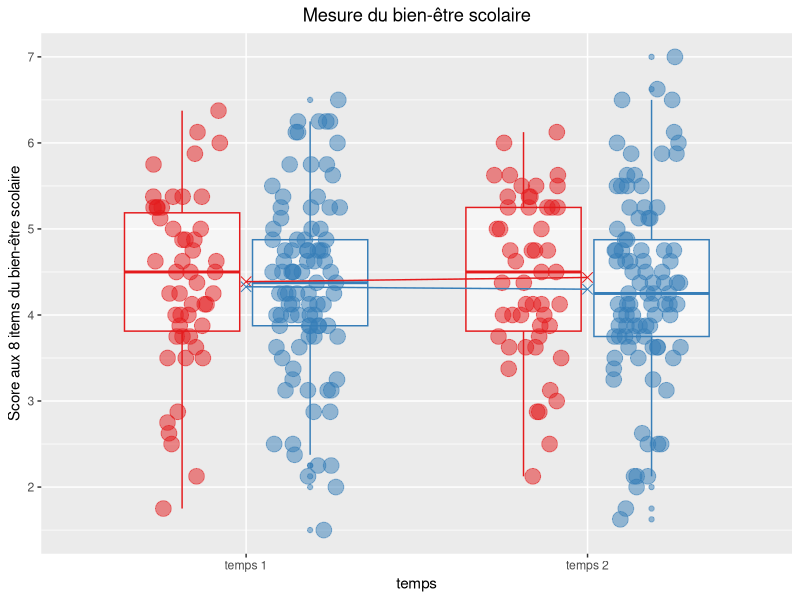
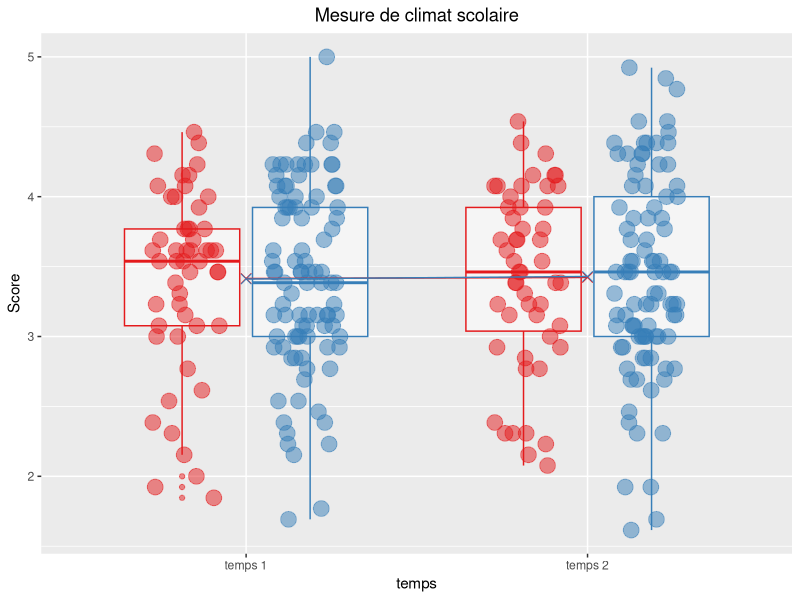
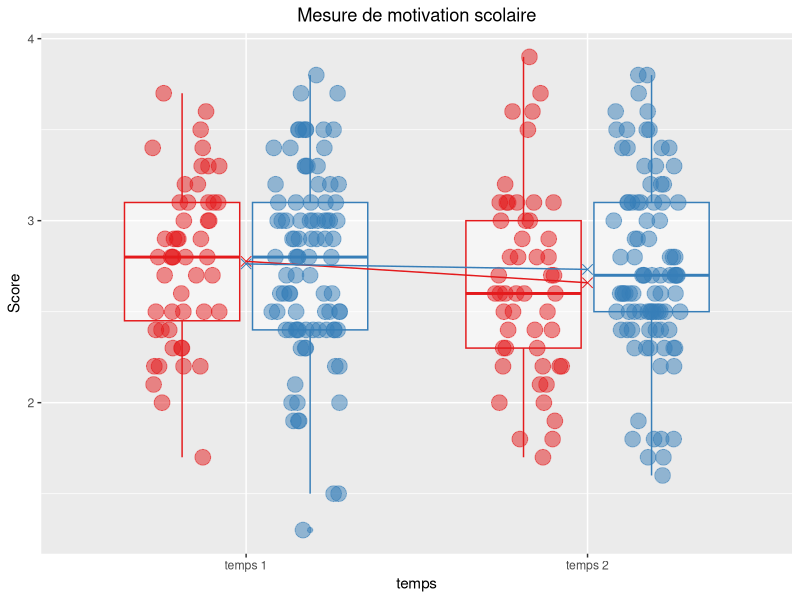
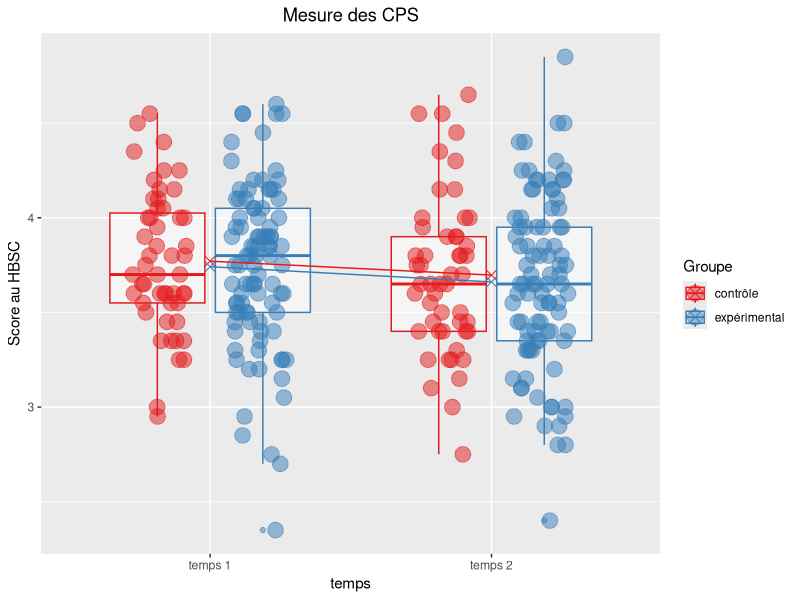
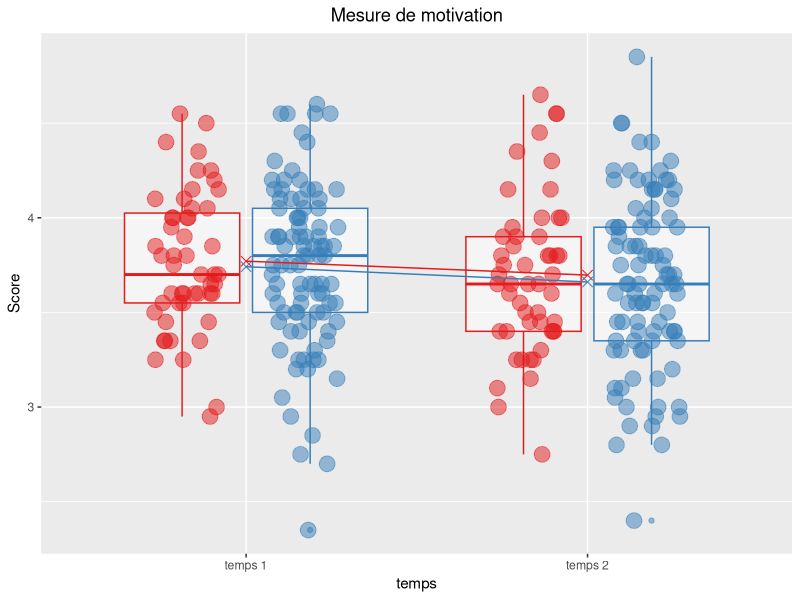
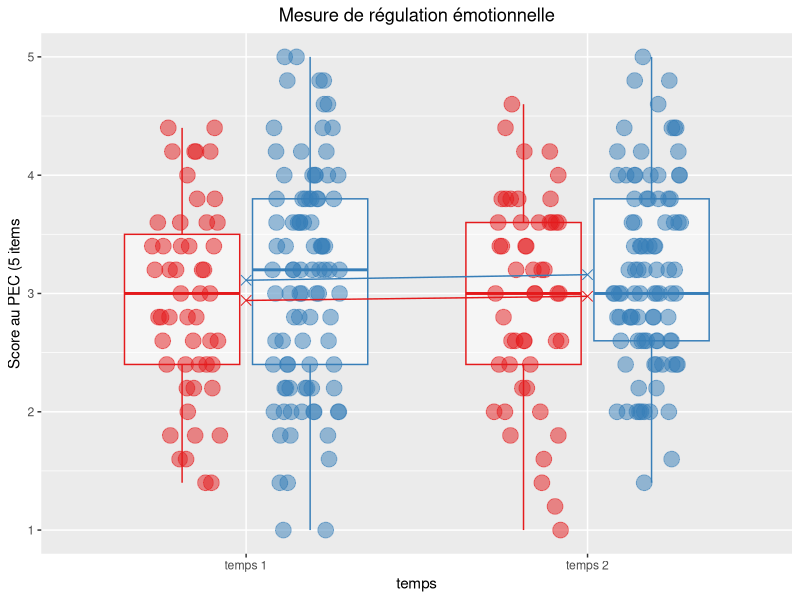
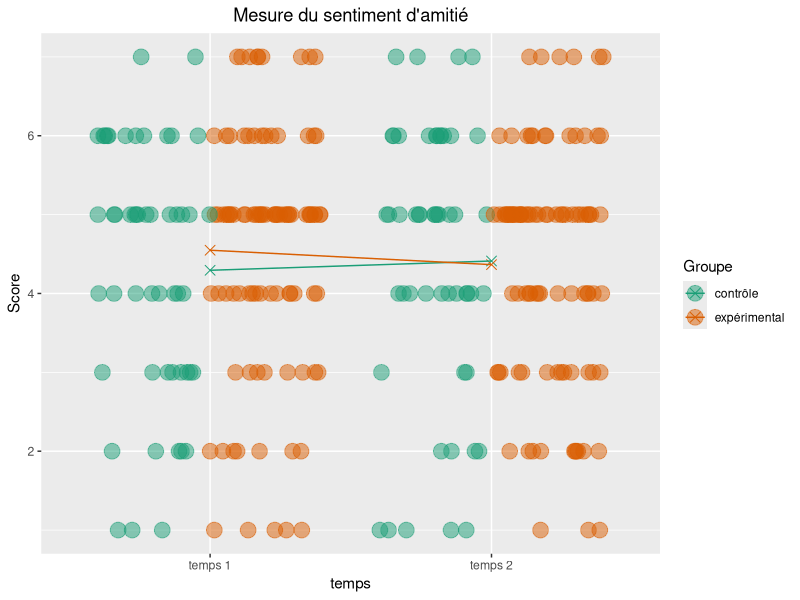
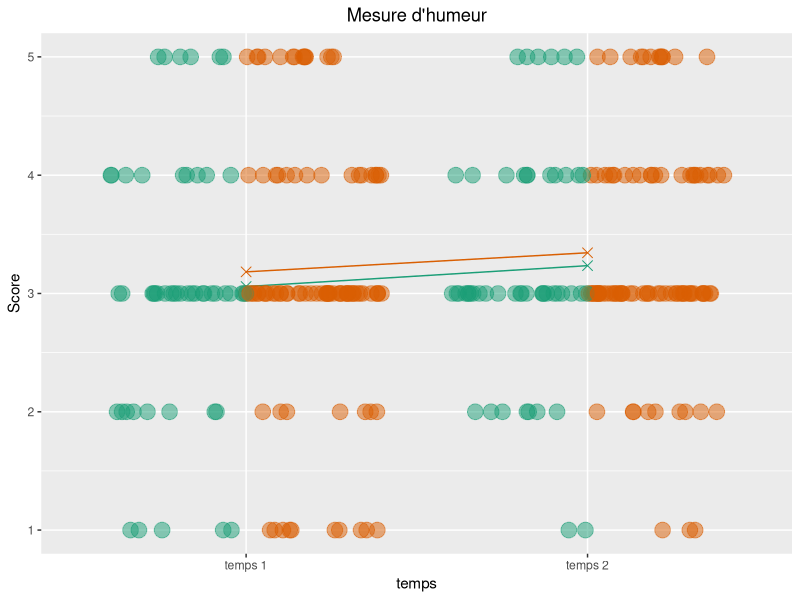

R code for these plots, in order:
library(tidyverse)
library(readxl)

# Importation des données Qualtrics à disposition ----
d_t1_raw <- read_excel("crips2019_lv_raw_t1.xlsx")
d_t2_raw <- read_excel("crips2019_lv_raw_t2.xlsx")

#Ajout de la variable temps sur chaque df et normalisation des id en minuscule.

d_t1 <- d_t1_raw %>% 
  mutate(temps="temps 1",
         id=tolower(id)) 

d_t2 <- d_t2_raw %>% 
  mutate(temps="temps 2",
         id=tolower(id))

#Quelques données sur l'état des participants au Temps 1 et au Temps 2 avant suppression des ID non-membres d'une paire entre T1 et T2.
d_t1_sum <- d_t1 %>% 
  group_by(group,sex) %>% 
  summarise(n=n(),
            age_moy=round(mean(age),
                          digits=1)) 

d_t2_sum <- d_t2 %>% 
  group_by(group,sex) %>% 
  summarise(n=n(),
            age_moy=round(mean(age),
                          digits=1)) 

#Création des variables de score----
#Mise en formation long sur un df

d_long <- bind_rows(d_t1,d_t2)

#Recondage des variables au score inversé

d_long <- d_long %>% 
  mutate(hbs20__7 = 6 - hbs20__7,
         pec5__5 = 6 - pec5__5,
         be8__4 = 8 - be8__4,
         be8__5 = 8 - be8__5,
         be8__8 = 8 - be8__8,
         est10__3 = 5 - est10__3,
         est10__5 = 5 - est10__5,
         est10__7 = 5 - est10__7,
         est10__10 = 5 - est10__10,
         sou13__6 = 6 - sou13__6,
         sou13__9 = 6 - sou13__9,
         mot16__4 = 8 - mot16__4,
         mot16__8 = 8 - mot16__8,
         mot16__12 = 8 - mot16__12,
         mot16__15 = 8 - mot16__15,
         mot16__16 = 8 - mot16__16)

#Création des moyennes de chaque questionnaire pour chaque observation

d_long <- d_long %>% 
  mutate(hbs_sco = rowMeans(select(.,starts_with("hbs")),na.rm =T),
         pec_sco = rowMeans(select(.,starts_with("pec")),na.rm =T),
         be_sco  = rowMeans(select(.,starts_with("be")) ,na.rm =T),
         est_sco = rowMeans(select(.,starts_with("est")),na.rm =T),
         cli_sco = rowMeans(select(.,starts_with("cli")),na.rm =T),
         sou_sco = rowMeans(select(.,starts_with("sou")),na.rm =T),
         mot_sco = rowMeans(select(.,starts_with("hbs")),na.rm =T))


#suppression des id non strictement membre d'une paire (t1, t2) par création d'un df de comparaison.

d_comp <- d_long %>% 
  drop_na(id) %>% #par sécurité
  arrange(id) %>% #visuel
  group_by(id, temps) %>% 
  count(id) %>% 
  filter(n==1) %>% #On a pas fini. On s'est assuré que chaque id est unique dans chaque modalité de temps. On doit encore être sûrs qu'on a maintenant exactement une paire (t1,t2).
  ungroup() %>% 
  group_by(id) %>% 
  count(id) %>% 
  filter(n==2) %>% #on ne garde que les paires de id qui se retrouvent dans t1 et t2. C'est notre grosse perte de données de ce traitement
  ungroup()

#Notre df de comparaison est prêt. On peut procéder à l'élagage de d_long.

d_long_paired <- d_long %>% 
  filter(id %in% d_comp$id) %>% 
  mutate(group=ifelse(group=="con", "contrôle","expérimental"))

#procédons à la préparation d'un petit résumé de cet échantillon.

d_long_paired_sum <- d_long_paired %>% 
   mutate(sex=ifelse(sex=="1", "garçons","filles")) %>% 
   group_by(temps, group, sex) %>% 
  summarise(n=n())

d_long_paired_sum2 <- d_long_paired %>% 
  group_by(temps, group) %>% 
  summarise(n=n(),
            mean_hbs=mean(hbs_sco),
            mean_pec=mean(pec_sco),
            mean_be=mean(be_sco),
            mean_est=mean(est_sco),
            mean_cli=mean(cli_sco),
            mean_sou=mean(sou_sco),
            mean_mot=mean(mot_sco),
            mean_sho1=mean(sho_1),
            mean_sho2=mean(sho_2),
            mean_sho3=mean(sho_3),
            mean_sho4=mean(sho_4))

#Repérage des données manquantes----
#ras.


#Repérage des données extrêmes----
#On verra plus tard.

###############
#visualisation#
###############

#HBSC

# comme ZOE mais inutle GRACE A stat_summary MAIS a voir les barres derreur quand je voudrai faire avec la fonction dédiée.
#vis_hbs <- d_long_paired %>% 
#  group_by(temps, group) %>% 
#  summarise(moy=mean(hbs_sco, na.rm=T),
#            sd=sd(hbs_sco, na.rm=T),
#            sd_low=moy-sd,
#            sd_up=moy+sd) %>% 
#  mutate(moy=round(moy, digits = 2))


#préparation du plot pour le HBSC

# 1- essai à partir de l'aide de Zoé
#essai <- ggplot(d_long_paired) +
#  geom_jitter(aes(x = temps, y = hbs_sco, color = group), size = 5, alpha = .5, position = position_jitterdodge(dodge.width=.5, jitter.width = .2)) +
#  geom_errorbar(data = vis_hbs, aes(x=temps, ymin=sd_low, ymax=sd_up), width = .1) +
#  geom_line(data = vis_hbs, aes(x=temps, y=moy, group = 1)) +
#  geom_point(data=vis_hbs, aes(x=temps, y=moy, fill=temps), size = 5, shape = 24, color = "black") +
#  geom_label(data=vis_hbs, aes(x=temps, y=moy, label=moy, fill=temps), nudge_x = .3, nudge_y = -.02, size = 8, color = "white")+
#  guides(fill=FALSE)

# 2.1- essai à partir de https://sebastiansauer.github.io/vis_interaction_effects/

#essai2 <- d_long_paired %>% 
#  group_by(temps, group) %>% 
#  summarise(hbs_sco_essai2 = mean(hbs_sco))
#plot2 <- essai2 %>% 
#  ggplot() +
#  aes(x = temps, y = hbs_sco_essai2, color = group) +
#  geom_line(aes(group = group)) +
#  geom_point()

#3- Essais avec un autre angle d'attaque.
#vis_hbs_boxplot <- ggplot(d_long_paired) +
#  geom_jitter(aes(x = temps, y = hbs_sco, color = group), size = 3, alpha = .5, position = position_jitterdodge(dodge.width=.7, jitter.width = .2)) +
#  geom_line(data=essai2, aes(group = group, x = temps, y = hbs_sco_essai2, color = group), position = position_jitterdodge(dodge.width=.7, jitter.width = .2)) +
#  geom_point(data=essai2, aes(x = temps, y = hbs_sco_essai2, color = group), position = position_jitterdodge(dodge.width=.7, jitter.width = .2), shape = 24)
  
#2.2- CHOIX FINAL OK :-) à partir de https://sebastiansauer.github.io/vis_interaction_effects/ avec stat_summary et fun

vis_hbs <- d_long_paired %>% 
  ggplot() +
  aes(x = temps, color = group, y = hbs_sco) +
  geom_boxplot(alpha = .5) +
  geom_jitter(size = 5, alpha = .5, position = position_jitterdodge(dodge.width=.7, jitter.width = .2)) +
  stat_summary(fun = mean, geom = "point", size = 3, shape = 4) +
  stat_summary(fun = mean, aes(group = group), geom = "line") +
  labs(title = "Mesure des CPS", y = "Score au HBSC") +
  theme(plot.title = element_text(hjust = 0.5)) +
  scale_color_brewer("Groupe", palette = "Set1")

vis_pec <- d_long_paired %>% 
  ggplot() +
  aes(x = temps, color = group, y = pec_sco) +
  geom_boxplot(alpha = .5) +
  geom_jitter(size = 5, alpha = .5, position = position_jitterdodge(dodge.width=.7, jitter.width = .2)) +
  stat_summary(fun = mean, geom = "point", size = 3, shape = 4) +
  stat_summary(fun = mean, aes(group = group), geom = "line") +
  labs(title = "Mesure de régulation émotionnelle", y = "Score au PEC (5 items") +
  theme(plot.title = element_text(hjust = 0.5), legend.position = "none")+
  scale_color_brewer("Groupe", palette = "Set1")

vis_be <- d_long_paired %>% 
  ggplot() +
  aes(x = temps, color = group, y = be_sco) +
  geom_boxplot(alpha = .5) +
  geom_jitter(size = 5, alpha = .5, position = position_jitterdodge(dodge.width=.7, jitter.width = .2)) +
  stat_summary(fun = mean, geom = "point", size = 3, shape = 4) +
  stat_summary(fun = mean, aes(group = group), geom = "line") +
  labs(title = "Mesure du bien-être scolaire", y = "Score aux 8 items du bien-être scolaire") +
  theme(plot.title = element_text(hjust = 0.5), legend.position = "none")+
  scale_color_brewer("Groupe", palette = "Set1")

vis_est <- d_long_paired %>% 
  ggplot() +
  aes(x = temps, color = group, y = est_sco) +
  geom_boxplot(alpha = .5) +
  geom_jitter(size = 5, alpha = .5, position = position_jitterdodge(dodge.width=.7, jitter.width = .2)) +
  stat_summary(fun = mean, geom = "point", size = 3, shape = 4) +
  stat_summary(fun = mean, aes(group = group), geom = "line") +
  labs(title = "Mesure de motivation scolaire", y = "Score") +
  theme(plot.title = element_text(hjust = 0.5), legend.position = "none")+
  scale_color_brewer("Groupe", palette = "Set1")

vis_cli <- d_long_paired %>% 
  ggplot() +
  aes(x = temps, color = group, y = cli_sco) +
  geom_boxplot(alpha = .5) +
  geom_jitter(size = 5, alpha = .5, position = position_jitterdodge(dodge.width=.7, jitter.width = .2)) +
  stat_summary(fun = mean, geom = "point", size = 3, shape = 4) +
  stat_summary(fun = mean, aes(group = group), geom = "line") +
  labs(title = "Mesure de climat scolaire", y = "Score") +
  theme(plot.title = element_text(hjust = 0.5), legend.position = "none")+
  scale_color_brewer("Groupe", palette = "Set1")

vis_sou <- d_long_paired %>% 
  ggplot() +
  aes(x = temps, color = group, y = sou_sco) +
  geom_boxplot(alpha = .5) +
  geom_jitter(size = 5, alpha = .5, position = position_jitterdodge(dodge.width=.7, jitter.width = .2)) +
  stat_summary(fun = mean, geom = "point", size = 3, shape = 4) +
  stat_summary(fun = mean, aes(group = group), geom = "line") +
  labs(title = "Mesure du sentiment de soutien de l'enseignant·e", y = "Score") +
  theme(plot.title = element_text(hjust = 0.5), legend.position = "none")+
  scale_color_brewer("Groupe", palette = "Set1")

vis_mot <- d_long_paired %>% 
  ggplot() +
  aes(x = temps, color = group, y = mot_sco) +
  geom_boxplot(alpha = .5) +
  geom_jitter(size = 5, alpha = .5, position = position_jitterdodge(dodge.width=.7, jitter.width = .2)) +
  stat_summary(fun = mean, geom = "point", size = 3, shape = 4) +
  stat_summary(fun = mean, aes(group = group), geom = "line") +
  labs(title = "Mesure de motivation", y = "Score") +
  theme(plot.title = element_text(hjust = 0.5), legend.position = "none")+
  scale_color_brewer("Groupe", palette = "Set1")

vis_sho_1 <- d_long_paired %>% 
  ggplot() +
  aes(x = temps, color = group, group = group, y = sho_1) +
  stat_summary(fun = mean, geom = "point", size = 3, shape = 4) +
  stat_summary(fun = mean, geom = "line") +
  geom_jitter(size = 5, alpha = .5, position = position_jitterdodge(dodge.width=.8, jitter.width = .4)) +
  labs(title = "Mesure du sentiment d'amitié", y = "Score") +
  theme(plot.title = element_text(hjust = 0.5))+
  scale_color_brewer("Groupe", palette = "Dark2")

vis_sho_2 <- d_long_paired %>% 
  ggplot() +
  aes(x = temps, color = group, group = group, y = sho_2) +
  stat_summary(fun = mean, geom = "point", size = 3, shape = 4) +
  stat_summary(fun = mean, geom = "line") +
  geom_jitter(size = 5, alpha = .5, position = position_jitterdodge(dodge.width=.8, jitter.width = .4)) +
  labs(title = "Mesure d'humeur", y = "Score") +
  theme(plot.title = element_text(hjust = 0.5), legend.position = "none")+
  scale_color_brewer("Groupe", palette = "Dark2")

vis_sho_3 <- d_long_paired %>% 
  ggplot() +
  aes(x = temps, color = group, group = group, y = sho_3) +
  stat_summary(fun = mean, geom = "point", size = 3, shape = 4) +
  stat_summary(fun = mean, geom = "line") +
  geom_jitter(size = 5, alpha = .5, position = position_jitterdodge(dodge.width=.8, jitter.width = .4)) +
  labs(title = "Mesure d'intérêt", y = "Score") +
  theme(plot.title = element_text(hjust = 0.5), legend.position = "none")+
  scale_color_brewer("Groupe", palette = "Dark2")

vis_sho_4 <- d_long_paired %>% 
  ggplot() +
  aes(x = temps, color = group, group = group, y = sho_4) +
  stat_summary(fun = mean, geom = "point", size = 3, shape = 4) +
  stat_summary(fun = mean, geom = "line") +
  geom_jitter(size = 5, alpha = .5, position = position_jitterdodge(dodge.width=.8, jitter.width = .4)) +
  labs(title = "Mesure d'énergie", y = "Score") +
  theme(plot.title = element_text(hjust = 0.5), legend.position = "none")+
  scale_color_brewer("Groupe", palette = "Dark2")

